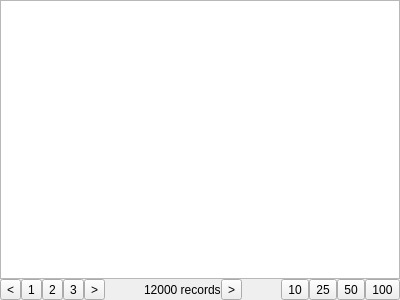
<?xml version="1.0" encoding="UTF-8"?>
<ui version="4.0">
 <class>DbView</class>
 <widget class="QWidget" name="DbView">
  <property name="geometry">
   <rect>
    <x>0</x>
    <y>0</y>
    <width>400</width>
    <height>300</height>
   </rect>
  </property>
  <property name="windowTitle">
   <string>DbView</string>
  </property>
  <layout class="QGridLayout" name="gridLayout">
   <property name="leftMargin">
    <number>0</number>
   </property>
   <property name="topMargin">
    <number>0</number>
   </property>
   <property name="rightMargin">
    <number>0</number>
   </property>
   <property name="bottomMargin">
    <number>0</number>
   </property>
   <property name="spacing">
    <number>0</number>
   </property>
   <item row="1" column="5">
    <layout class="QHBoxLayout" name="horizontalLayout_2">
     <property name="spacing">
      <number>0</number>
     </property>
     <item>
      <widget class="QToolButton" name="tbPg10">
       <property name="text">
        <string>10</string>
       </property>
      </widget>
     </item>
     <item>
      <widget class="QToolButton" name="tbPg25">
       <property name="text">
        <string>25</string>
       </property>
      </widget>
     </item>
     <item>
      <widget class="QToolButton" name="tbPg50">
       <property name="text">
        <string>50</string>
       </property>
      </widget>
     </item>
     <item>
      <widget class="QToolButton" name="tbPg100">
       <property name="text">
        <string>100</string>
       </property>
      </widget>
     </item>
    </layout>
   </item>
   <item row="1" column="0">
    <layout class="QHBoxLayout" name="horizontalLayout">
     <property name="spacing">
      <number>0</number>
     </property>
     <item>
      <widget class="QToolButton" name="tbPrev">
       <property name="text">
        <string>&lt;</string>
       </property>
      </widget>
     </item>
     <item>
      <widget class="QToolButton" name="tb1">
       <property name="text">
        <string>1</string>
       </property>
      </widget>
     </item>
     <item>
      <widget class="QToolButton" name="tb2">
       <property name="text">
        <string>2</string>
       </property>
      </widget>
     </item>
     <item>
      <widget class="QToolButton" name="tb3">
       <property name="text">
        <string>3</string>
       </property>
      </widget>
     </item>
     <item>
      <widget class="QToolButton" name="tbNext">
       <property name="text">
        <string>&gt;</string>
       </property>
      </widget>
     </item>
    </layout>
   </item>
   <item row="1" column="4">
    <spacer name="horizontalSpacer_2">
     <property name="orientation">
      <enum>Qt::Horizontal</enum>
     </property>
     <property name="sizeHint" stdset="0">
      <size>
       <width>40</width>
       <height>20</height>
      </size>
     </property>
    </spacer>
   </item>
   <item row="1" column="2">
    <widget class="QLabel" name="labelRecords">
     <property name="text">
      <string>12000 records</string>
     </property>
    </widget>
   </item>
   <item row="0" column="0" colspan="6">
    <widget class="QTableView" name="tableView"/>
   </item>
   <item row="1" column="1">
    <spacer name="horizontalSpacer">
     <property name="orientation">
      <enum>Qt::Horizontal</enum>
     </property>
     <property name="sizeHint" stdset="0">
      <size>
       <width>40</width>
       <height>20</height>
      </size>
     </property>
    </spacer>
   </item>
   <item row="1" column="3">
    <widget class="QToolButton" name="tbDownload">
     <property name="text">
      <string>&gt;</string>
     </property>
    </widget>
   </item>
  </layout>
 </widget>
 <resources/>
 <connections/>
</ui>
